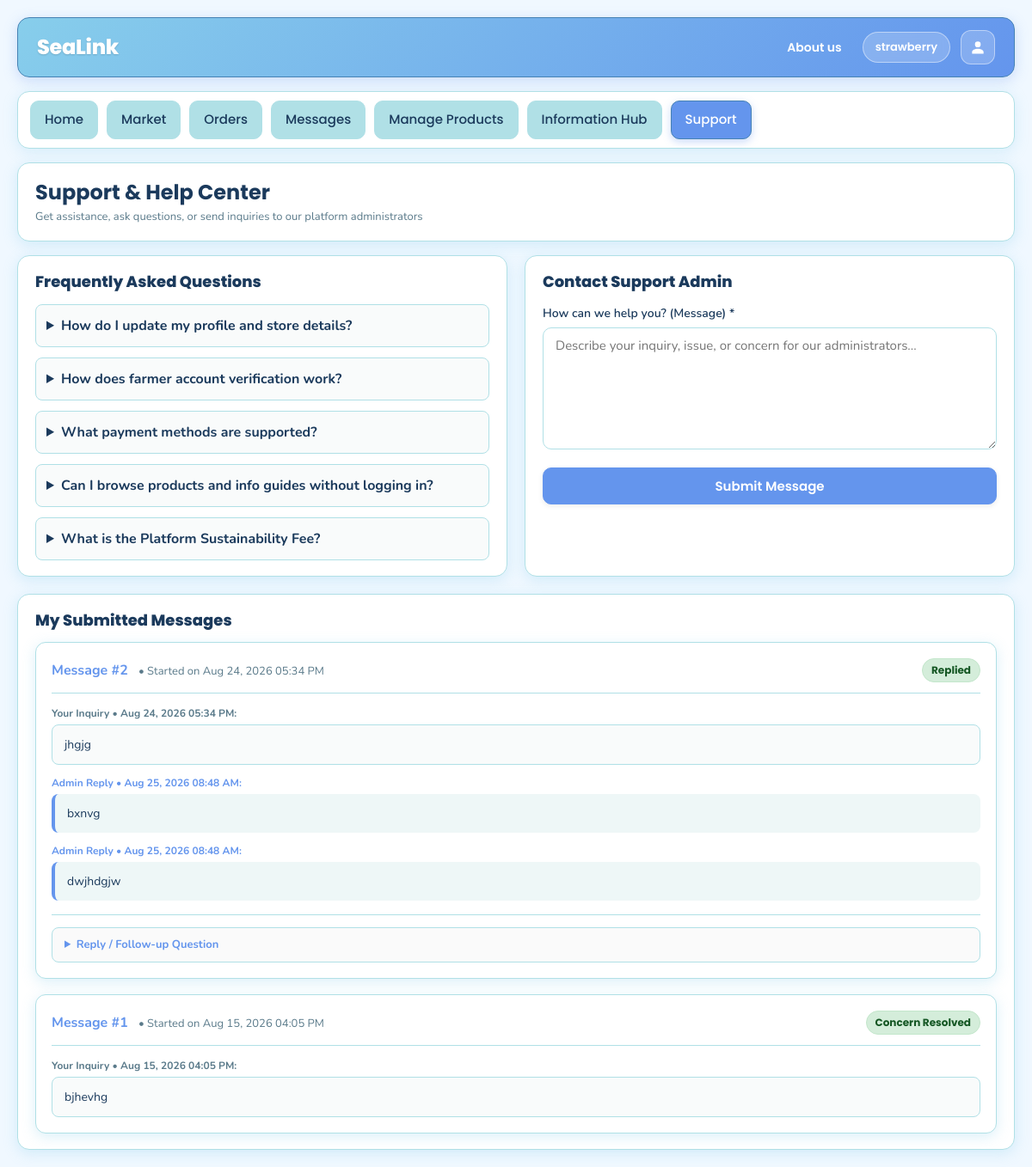
Screenshot of /support/index.php (signed in) with the database file from the repository.
### tables this page shows
CREATE TABLE `admin_support_tbl` (
  `support_id` int(11) NOT NULL,
  `farmer_id` int(11) DEFAULT NULL,
  `buyer_id` int(11) DEFAULT NULL,
  `message` text NOT NULL,
  `admin_id` int(11) DEFAULT NULL,
  `admin_reply` text DEFAULT NULL,
  `status` enum('Open','Replied','Closed') NOT NULL DEFAULT 'Open',
  `created_at` datetime NOT NULL DEFAULT current_timestamp(),
  `updated_at` datetime NOT NULL DEFAULT current_timestamp() ON UPDATE current_timestamp()
);

CREATE TABLE `admin_support_reply_tbl` (
  `reply_id` int(11) NOT NULL,
  `support_id` int(11) NOT NULL,
  `sender_type` enum('user','admin') NOT NULL,
  `sender_id` int(11) NOT NULL,
  `sender_role` varchar(50) NOT NULL,
  `sender_name` varchar(150) NOT NULL,
  `message` text NOT NULL,
  `created_at` datetime DEFAULT current_timestamp()
);

### includes/functions.php (called while the page is built, shortened)
<?php
if (!function_exists('e')) {
    function e($text)
    {
        return htmlspecialchars((string)$text, ENT_QUOTES, 'UTF-8');
    }
}
function is_logged_in()
{
    return isset($_SESSION['user_id'], $_SESSION['user_role']);
}

### support/index.php (the view, shortened to what this page needs)
<?php
require_once __DIR__ . '/../config/db.php';
require_once __DIR__ . '/../includes/functions.php';
require_once __DIR__ . '/../includes/layout_top.php';
$is_logged_in = is_logged_in();
$role = $_SESSION['user_role'] ?? 'guest';
$user_id = $is_logged_in ? (int)($_SESSION['user_id'] ?? 0) : 0;
$is_farmer = ($role === 'farmer');
$is_buyer  = ($role === 'buyer');
$messages_list = [];
$support_ids = [];
$replies_map = [];
if ($is_logged_in && ($is_farmer || $is_buyer)) {
    $sql = $is_farmer
        ? "SELECT s.*, a.full_name AS admin_name FROM admin_support_tbl s LEFT JOIN admin_tbl a ON a.admin_id = s.admin_id WHERE s.farmer_id = ? ORDER BY s.created_at ASC"
        : "SELECT s.*, a.full_name AS admin_name FROM admin_support_tbl s LEFT JOIN admin_tbl a ON a.admin_id = s.admin_id WHERE s.buyer_id = ? ORDER BY s.created_at ASC";
    $stmt = mysqli_prepare($conn, $sql);
    if ($stmt) {
        mysqli_stmt_bind_param($stmt, "i", $user_id);
        mysqli_stmt_execute($stmt);
        $res = mysqli_stmt_get_result($stmt);
        while ($row = mysqli_fetch_assoc($res)) {
            $messages_list[] = $row;
            $support_ids[] = (int)$row['support_id'];
        }
    }
    if (!empty($support_ids)) {
        $ids_str = implode(',', $support_ids);
        $r_res = mysqli_query($conn, "SELECT * FROM admin_support_reply_tbl WHERE support_id IN ($ids_str) ORDER BY created_at ASC");
        if ($r_res) {
            while ($r = mysqli_fetch_assoc($r_res)) {
                $sid = (int)$r['support_id'];
                if (!isset($replies_map[$sid])) {
                    $replies_map[$sid] = [];
                }
                $replies_map[$sid][] = $r;
            }
        }
    }
}
function format_user_support_status($st) {
    if ($st === 'Closed' || $st === 'Resolved' || $st === 'Concern Resolved') {
        return 'Concern Resolved';
    }
    return $st;
}
?>
<main class="dashboard-content <?php echo $is_farmer ? 'farmer-dashboard' : ($is_buyer ? 'buyer-dashboard' : 'guest-dashboard'); ?>">
    <div class="section-card" style="margin-bottom:16px;">
        <h1 style="margin:0; font-size:24px;">Support &amp; Help Center</h1>
        <div class="small-muted" style="margin-top:4px;">Get assistance, ask questions, or send inquiries to our platform administrators</div>
    </div>
    <div class="support-main-grid">
        <div class="section-card" style="margin-top:0;">
            <h2 style="font-size:18px; font-weight:800; margin:0 0 14px 0;">Frequently Asked Questions</h2>
            <div style="display:flex; flex-direction:column; gap:12px;">
                <details style="padding:12px; background:#f9fbfb; border:1px solid var(--border); border-radius:8px;">
                    <summary style="font-weight:700; cursor:pointer; color:var(--text);">How do I update my profile and store details?</summary>
                </details>
                <details style="padding:12px; background:#f9fbfb; border:1px solid var(--border); border-radius:8px;">
                    <summary style="font-weight:700; cursor:pointer; color:var(--text);">How does farmer account verification work?</summary>
                </details>
                <details style="padding:12px; background:#f9fbfb; border:1px solid var(--border); border-radius:8px;">
                    <summary style="font-weight:700; cursor:pointer; color:var(--text);">What payment methods are supported?</summary>
                </details>
                <details style="padding:12px; background:#f9fbfb; border:1px solid var(--border); border-radius:8px;">
                    <summary style="font-weight:700; cursor:pointer; color:var(--text);">Can I browse products and info guides without logging in?</summary>
                </details>
                <details style="padding:12px; background:#f9fbfb; border:1px solid var(--border); border-radius:8px;">
                    <summary style="font-weight:700; cursor:pointer; color:var(--text);">What is the Platform Sustainability Fee?</summary>
                </details>
            </div>
        </div>
        <div class="section-card" style="margin-top:0;">
            <h2 style="font-size:18px; font-weight:800; margin:0 0 14px 0;">Contact Support Admin</h2>
            <?php if ($is_logged_in) { ?>
                <form method="POST" action="<?php echo BASE_URL; ?>/support/actions/submit_ticket.php">
                    <div class="form-group">
                        <label>How can we help you? (Message) *</label>
                        <textarea name="message" rows="6" required placeholder="Describe your inquiry, issue, or concern for our administrators..." style="resize:vertical;"></textarea>
                    </div>
                    <div style="margin-top:14px;">
                        <button class="btn btn-primary btn-block" type="submit">
                            Submit Message
                        </button>
                    </div>
                </form>
            <?php } ?>
        </div>
    </div>
    <div class="section-card" style="margin-top:20px;">
        <h2 style="font-size:18px; font-weight:800; margin:0 0 14px 0;">My Submitted Messages</h2>
        <?php if (!$is_logged_in) { ?>
            <div style="text-align:center; padding:36px 20px; background:#f8fafc; border:1px dashed var(--border); border-radius:12px;">
                <div style="font-size:32px; margin-bottom:8px;"></div>
                <div style="font-weight:800; font-size:15px; color:var(--text); margin-bottom:4px;">View Your Message History</div>
                <div class="small-muted" style="max-width:440px; margin:0 auto 14px auto; font-size:13px; line-height:1.5;">
                    Sign in to track your previously submitted messages, view progress updates, and read direct responses from platform administrators.
                </div>
                <a href="<?php echo BASE_URL; ?>/login.php?redirect=<?php echo urlencode('/support/index.php'); ?>" class="btn btn-primary btn-sm" style="font-weight:700;">
                    Sign in to View History
                </a>
            </div>
        <?php } elseif (empty($messages_list)) { ?>
            <div class="small-muted" style="text-align:center; padding:30px;">
                You have not submitted any messages yet.
            </div>
        <?php } else { ?>
            <div style="display:flex; flex-direction:column; gap:18px;">
                <?php
                $reversed = array_reverse($messages_list, true);
                foreach ($reversed as $index => $t) {
                    $sid = (int)$t['support_id'];
                    $message_num = $index + 1;
                    $status_text = format_user_support_status($t['status']);
                    $status_cls = ($status_text === 'Open') ? 'inactive' : (($status_text === 'Replied' || $status_text === 'Concern Resolved') ? 'active' : '');
                    $is_resolved_or_canceled = in_array($t['status'], ['Closed', 'Resolved', 'Concern Resolved', 'Cancelled', 'Canceled'], true);
                    $ticket_replies = $replies_map[$sid] ?? [];
                ?>
                    <div class="panel" style="border:1px solid var(--border); background:#fff; border-radius:12px; padding:18px;">
                        <div style="display:flex; justify-content:space-between; align-items:center; flex-wrap:wrap; gap:10px; border-bottom:1px solid var(--border); padding-bottom:12px; margin-bottom:14px;">
                            <div>
                                <strong style="font-size:16px; color:var(--primary);">Message #<?php echo $message_num; ?></strong>
                                <span class="small-muted" style="margin-left:8px;">
                                    &bull; Started on <?php echo date('M d, Y h:i A', strtotime($t['created_at'])); ?>
                                </span>
                            </div>
                            <span class="badge <?php echo $status_cls; ?>" style="font-weight:700;">
                                <?php echo e($status_text); ?>
                            </span>
                        </div>
                        <div style="display:flex; flex-direction:column; gap:12px;">
                            <div>
                                <div style="font-weight:700; font-size:12px; color:var(--muted); margin-bottom:4px;">
                                    Your Inquiry &bull; <?php echo date('M d, Y h:i A', strtotime($t['created_at'])); ?>:
                                </div>
                                <div style="background:#f9fbfb; padding:12px 14px; border-radius:8px; font-size:14px; line-height:1.5; border:1px solid var(--border);">
                                    <?php echo nl2br(e($t['message'])); ?>
                                </div>
                            </div>
                            <?php
                            if (!empty($ticket_replies)) {
                                foreach ($ticket_replies as $rep) {
                                    $is_rep_admin = ($rep['sender_type'] === 'admin');
                            ?>
                                <div>
                                    <?php if ($is_rep_admin) { ?>
                                        <div style="font-weight:700; font-size:12px; color:var(--primary); margin-bottom:4px;">
                                            Admin Reply &bull; <?php echo date('M d, Y h:i A', strtotime($rep['created_at'])); ?>:
                                        </div>
                                        <div style="background:#eef7f7; padding:12px 14px; border-left:4px solid var(--primary); border-radius:8px; font-size:14px; line-height:1.5;">
                                            <?php echo nl2br(e($rep['message'])); ?>
                                        </div>
                                    <?php } ?>
                                </div>
                            <?php
                                }
                            } ?>
                        </div>
                        <?php if (!$is_resolved_or_canceled) { ?>
                            <div style="margin-top:16px; padding-top:14px; border-top:1px solid var(--border);">
                                <details style="background:#fafafa; border:1px solid var(--border); border-radius:8px; padding:10px 14px;">
                                    <summary style="font-weight:700; font-size:13px; color:var(--primary); cursor:pointer;">
                                        Reply / Follow-up Question
                                    </summary>
                                </details>
                            </div>
                        <?php } ?>
                    </div>
                <?php } ?>
            </div>
        <?php } ?>
    </div>
</main>
<?php require_once __DIR__ . '/../includes/layout_bottom.php'; ?>

### assets/css/base.css (style rules this page uses)
* { margin: 0; padding: 0; box-sizing: border-box; }
:root { --bg: #F0F8FF; --bg-alt: #E0FFFF; --surface: #FFFFFF; --primary: #6495ED; --primary-hover: #4a7bd4; --sky-blue: #87CEEB; --light-sky-blue: #87CEFA; --powder-blue: #B0E0E6; --steel-blue: #4682B4; --dark-navy: #1B3A5C; --ocean-blue: #2E86AB; --deep-cerulean: #1B6CA8; --cadet-blue: #5F9EA0; --dark-sky-blue: #4C7A96; --beau-blue: #BCD4E6; --light-steel-blue: #B0C4DE; --gray-blue: #5A7A8A; --text: #1B3A5C; --text-dark: #152525; --text-white: #FFFFFF; --muted: #5A7A8A; --border: #B0E0E6; --border-light: #E0FFFF; --border-subtle: #F0F8FF; --card-shadow: 0 4px 16px rgba(135, 206, 235, 0.30); --card-shadow-hover:0 8px 24px rgba(100, 149, 237, 0.35); --widget-shadow: 0 6px 18px rgba(70, 130, 180, 0.20); --focus-glow: 0 0 0 3px rgba(100, 149, 237, 0.35); --font-primary: 'Poppins', sans-serif; --font-secondary: 'Nunito', sans-serif; }
body { font-family: var(--font-secondary); background-color: var(--bg); color: var(--text); line-height: 1.5; font-size: 16px; -webkit-font-smoothing: antialiased; -moz-osx-font-smoothing: grayscale; overflow-x: hidden; }
h1, h2, h3, h4, h5, h6 { font-family: var(--font-primary); color: var(--text); line-height: 1.3; overflow-wrap: break-word; word-wrap: break-word; }
h1, .page-title { font-size: 28px; font-weight: 700; margin-bottom: 8px; }
h2, .section-title { font-size: 22px; font-weight: 600; margin-bottom: 8px; }
small, .small-muted, .caption { font-family: var(--font-secondary); font-size: 13px; font-weight: 400; color: var(--muted); }
label { font-family: var(--font-secondary); font-size: 14px; font-weight: 600; color: var(--text); }

### assets/css/components.css (style rules this page uses)
.btn { display: inline-flex; align-items: center; justify-content: center; gap: 8px; padding: 10px 18px; border-radius: 10px; text-decoration: none; border: none; cursor: pointer; font-family: var(--font-primary); font-size: 15px; font-weight: 600; line-height: 1.4; transition: all 0.18s ease; box-shadow: 0 2px 6px rgba(0, 0, 0, 0.08); }
.btn-primary, .btn-search { background: var(--primary); color: var(--text-white); border: 1px solid var(--primary); }
.btn-block { width: 100%; }
.section-card { background: var(--surface); border: 1px solid var(--border); border-radius: 14px; padding: 18px 20px; margin-top: 16px; box-shadow: var(--card-shadow); }
.panel { background: var(--surface); border: 1px solid var(--border); border-radius: 12px; padding: 16px; box-shadow: var(--card-shadow); }
.badge { display: inline-flex; align-items: center; gap: 6px; padding: 4px 10px; border-radius: 999px; font-family: var(--font-primary); font-size: 12px; font-weight: 500; border: 1px solid var(--border); background: #fafafa; color: var(--text); }
.badge.active { background: #D4EDDA; border-color: #c3e6cb; color: #155724; }
.form-group { margin-bottom: 14px; }
.form-group label { display: block; margin-bottom: 6px; font-family: var(--font-secondary); font-weight: 600; font-size: 14px; color: var(--text); }
.form-group input, .form-group textarea, .form-group select { width: 100%; padding: 10px 14px; border: 1px solid var(--border); border-radius: 10px; background: var(--surface); font-family: var(--font-secondary); font-size: 15px; color: var(--text); outline: none; transition: border-color 0.18s ease, box-shadow 0.18s ease; }

### assets/css/farmer.css (style rules this page uses)
.farmer-dashboard { background: transparent; padding: 0; border: none; }

### support/index.php (style rules this page uses)
.support-main-grid { display: grid; grid-template-columns: 1fr 1fr; gap: 20px; }

### rows the page displays
admin_support_tbl: message_num "2", created_at "Aug 24, 2026 05:34 PM", status "Replied", message "jhgjg"
admin_support_reply_tbl: created_at "Aug 25, 2026 08:48 AM", message "bxnvg"
admin_support_reply_tbl: created_at "Aug 25, 2026 08:48 AM", message "dwjhdgjw"
admin_support_tbl: message_num "1", created_at "Aug 15, 2026 04:05 PM", status "Concern Resolved", message "bjhevhg"

### other values shown
$app_name "SeaLink"
$_SESSION['username'] "strawberry"
